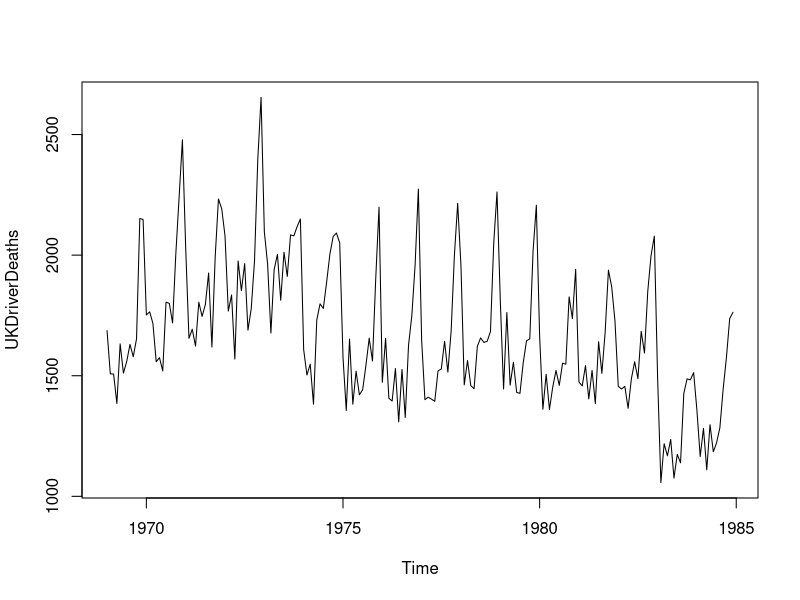
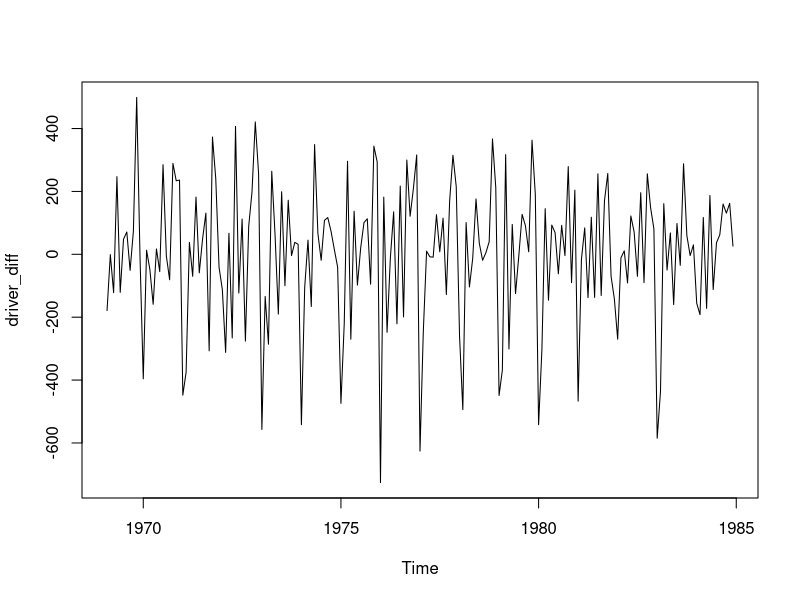
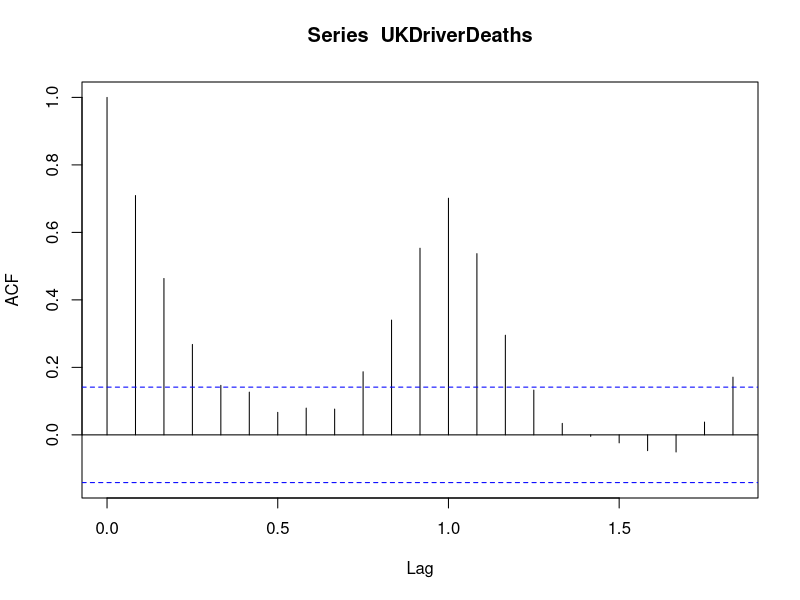
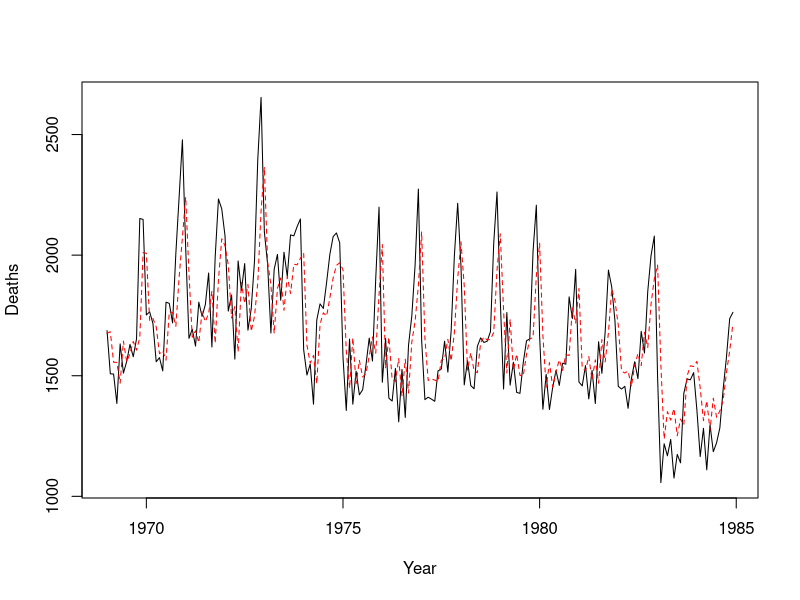
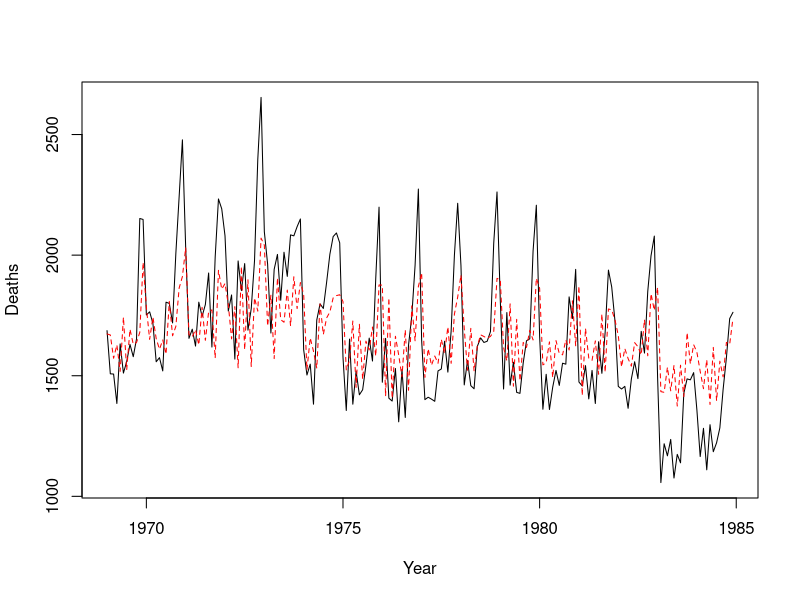

The R script that drew these images, in order:
## ---- chunk 1
# Dataset for driver deaths in UK
driver <- UKDriverDeaths
# Verifying identity
is.ts(UKDriverDeaths)
# The start and end of the UKDriverDeaths data
start(UKDriverDeaths); end(UKDriverDeaths)
# How many data points are there each year
frequency((UKDriverDeaths))
cycle(UKDriverDeaths)
# Visualizing the deaths of the UK drivers
plot(UKDriverDeaths)
# mean and sd of the ts
mu <- mean(UKDriverDeaths)
sigma <- sd(UKDriverDeaths)
# Visualizing the first difference of the data,
# showing the trend with time is removed
driver_diff <- diff(UKDriverDeaths); ts.plot(driver_diff)
# calculate ACF function for the data
acf_driver <- acf(UKDriverDeaths)
# apply basic AR model to the data
driver_fit_AR <- arima(driver, order = c(1,0,0))
print(driver_fit_AR)
ts.plot(driver, gpars = list(ylab = "Deaths", xlab = "Year"))
driver_fitted_AR <- driver - residuals(driver_fit_AR)
points(driver_fitted_AR, lty = 2, col = "red", type = "l")
# Forecasting events in the future year (1985)
predict(driver_fit_AR, n.ahead = 12)
# apply basic MA model to the data
driver_fit_MA <- arima(driver, order = c(0,0,1))
print(driver_fit_MA)
ts.plot(driver, gpars = list(ylab = "Deaths", xlab = "Year"))
driver_fitted_MA <- driver - residuals(driver_fit_MA)
points(driver_fitted_MA, lty = 2, col = "red", type = "l")
# Forecasting events in the future year (1985)
predict(driver_fit_MA, n.ahead = 12)
# Which model is better?
AIC(driver_fit_AR); BIC(driver_fit_AR)
AIC(driver_fit_MA); BIC(driver_fit_MA)
# AR is a better model than MA for this dataset based on the 
# AIC and BIC values
